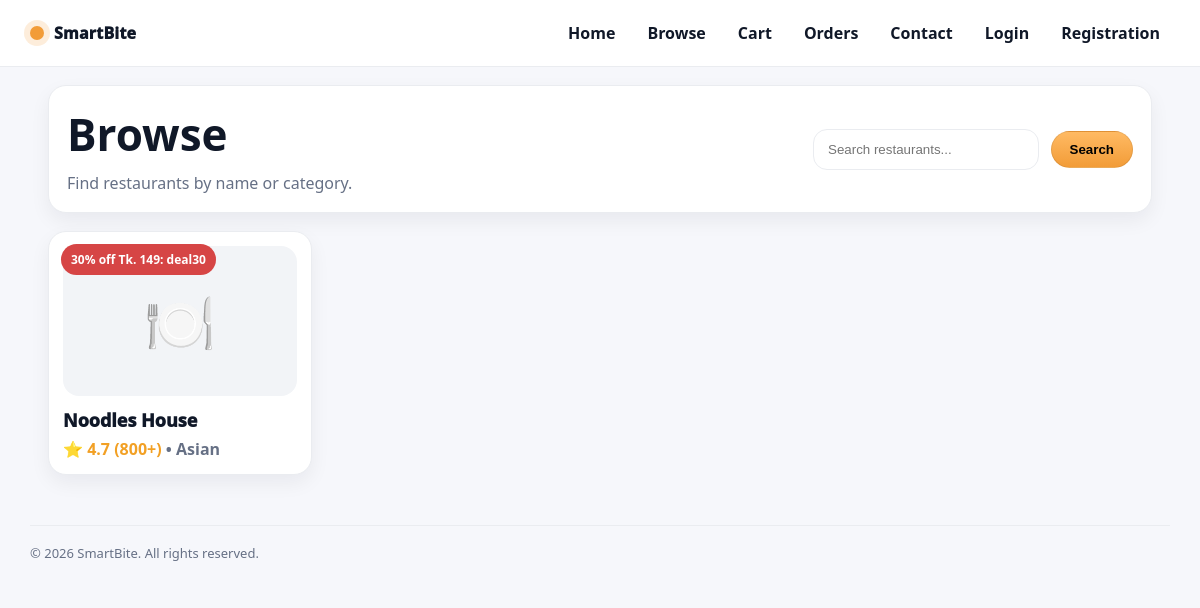
The app's page /browse.php?cat=Asian with its own data.
### tables this page shows
CREATE TABLE IF NOT EXISTS restaurants (
  id INT AUTO_INCREMENT PRIMARY KEY,
  owner_user_id INT NOT NULL,
  name VARCHAR(160) NOT NULL,
  category VARCHAR(80) NOT NULL DEFAULT 'Food',
  address VARCHAR(220) DEFAULT '',
  rating DECIMAL(2,1) DEFAULT 4.5,
  ratings_count INT DEFAULT 0,
  promo_text VARCHAR(120) DEFAULT '30% off Tk. 149: deal30',
  image_url VARCHAR(255) DEFAULT '',
  created_at TIMESTAMP DEFAULT CURRENT_TIMESTAMP,
  FOREIGN KEY (owner_user_id) REFERENCES users(id) ON DELETE CASCADE
);

### public/browse.php (the view, shortened to what this page needs)
<?php
require_once __DIR__."/../config/db.php";
$qText = trim($_GET["q"] ?? "");
$cat = trim($_GET["cat"] ?? "");
$where = "1=1";
$params = [];
$types = "";
if($cat !== ""){
  $where .= " AND category LIKE ?";
  $params[] = "%".$cat."%";
  $types .= "s";
}
$sql = "SELECT * FROM restaurants WHERE $where ORDER BY rating DESC";
$stmt = $conn->prepare($sql);
if($types !== ""){
  $stmt->bind_param($types, ...$params);
}
$stmt->execute();
$restaurants = $stmt->get_result()->fetch_all(MYSQLI_ASSOC);
include __DIR__."/../partials/head.php";
include __DIR__."/../partials/header.php";
?>
<main class="container">
  <div class="top card">
    <div>
      <h1 class="h1">Browse</h1>
      <div class="muted">Find restaurants by name or category.</div>
    </div>
    <form class="search" method="get">
      <input class="input" name="q" placeholder="Search restaurants..." value="<?= htmlspecialchars($qText) ?>">
      <button class="btn btn-primary">Search</button>
    </form>
  </div>
  <div class="grid">
    <?php foreach($restaurants as $r): ?>
      <a class="r-card card" href="<?= BASE_URL ?>/public/restaurant.php?id=<?= (int)$r["id"] ?>">
        <div class="promo"><?= htmlspecialchars($r["promo_text"]) ?></div>
        <div class="img">🍽️</div>
        <div class="name"><?= htmlspecialchars($r["name"]) ?></div>
        <div class="meta">
          ⭐ <?= htmlspecialchars($r["rating"]) ?> (<?= (int)$r["ratings_count"] ?>+)
          <span class="muted"> • <?= htmlspecialchars($r["category"]) ?></span>
        </div>
      </a>
    <?php endforeach; ?>
  </div>
</main>
<?php include __DIR__."/../partials/footer.php"; ?>

### assets/css/base.css (style rules this page uses)
:root { --bg:#f6f7fb; --surface:#ffffff; --text:#101828; --muted:#667085; --border:#eaecf0; --brand:#f29c38; --brand2:#ffba63; --shadow: 0 14px 40px rgba(16,24,40,.08); --shadow-sm: 0 8px 20px rgba(16,24,40,.06); --radius: 18px; --container: 1140px; --font: ui-sans-serif, system-ui, -apple-system, Segoe UI, Roboto, Arial, "Noto Sans"; }
* { box-sizing:border-box }
html,body { height:100% }
body { margin:0; font-family:var(--font); color:var(--text); background:var(--bg) }
a { color:inherit; text-decoration:none }
.container { max-width:var(--container); margin:0 auto; padding:0 18px }
.card { background:var(--surface); border:1px solid var(--border); border-radius:var(--radius); box-shadow:var(--shadow-sm); }
.btn { display:inline-flex; align-items:center; justify-content:center; border-radius:999px; border:1px solid rgba(0,0,0,.08); padding:10px 18px; font-weight:900; cursor:pointer; background:#fff; transition:.18s ease; }
.btn-primary { background:linear-gradient(180deg,var(--brand2),var(--brand)); }
.input { width:100%; padding:12px 14px; border-radius:14px; border:1px solid var(--border); outline:none; background:#fff; }
.muted { color:var(--muted) }
.h1 { font-size:44px; margin:0 0 8px }

### assets/css/browse.css (style rules this page uses)
.top { margin-top:18px; padding:18px; display:flex; align-items:center; justify-content:space-between; gap:16px; flex-wrap:wrap }
.search { display:flex; gap:12px; align-items:center; min-width:320px }
.grid { margin-top:18px; display:grid; grid-template-columns:repeat(4,1fr); gap:16px }
.r-card { position:relative; padding:14px; overflow:hidden }
.promo { position:absolute; left:12px; top:12px; background:#d64545; color:#fff; padding:7px 10px; border-radius:999px; font-weight:900; font-size:12px }
.img { height:150px; border-radius:16px; background:#f2f4f7; display:flex; align-items:center; justify-content:center; font-size:58px }
.name { margin-top:12px; font-size:18px; font-weight:1000 }
.meta { margin-top:6px; font-weight:900; color:#f2a024 }

### records on screen
restaurants: promo_text "30% off Tk. 149: deal30", name "Noodles House", rating "4.7", ratings_count "800", category "Asian"

### other values on screen
$label "Home Browse Cart Orders Contact Login Registration"
